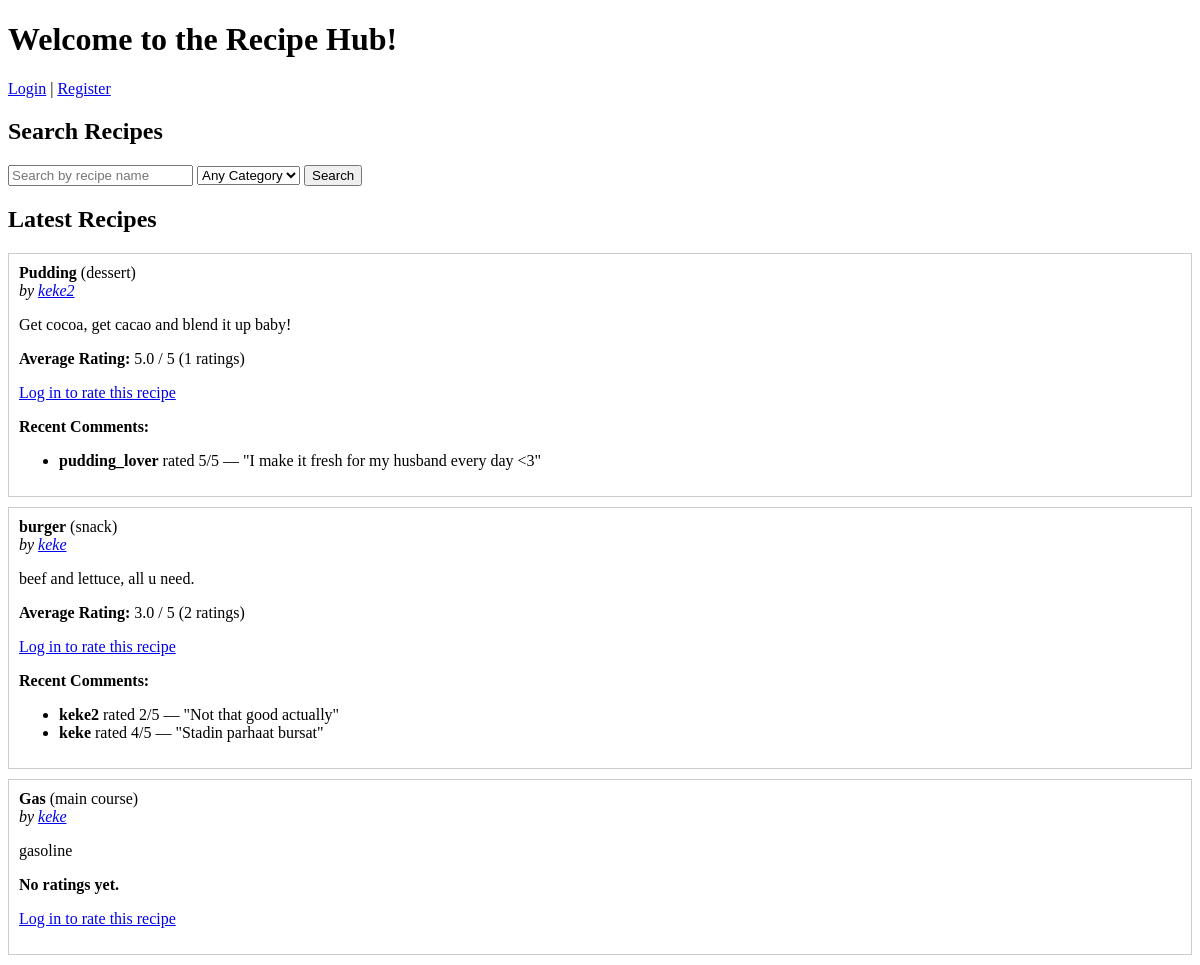
Page /main on the earlier database version.
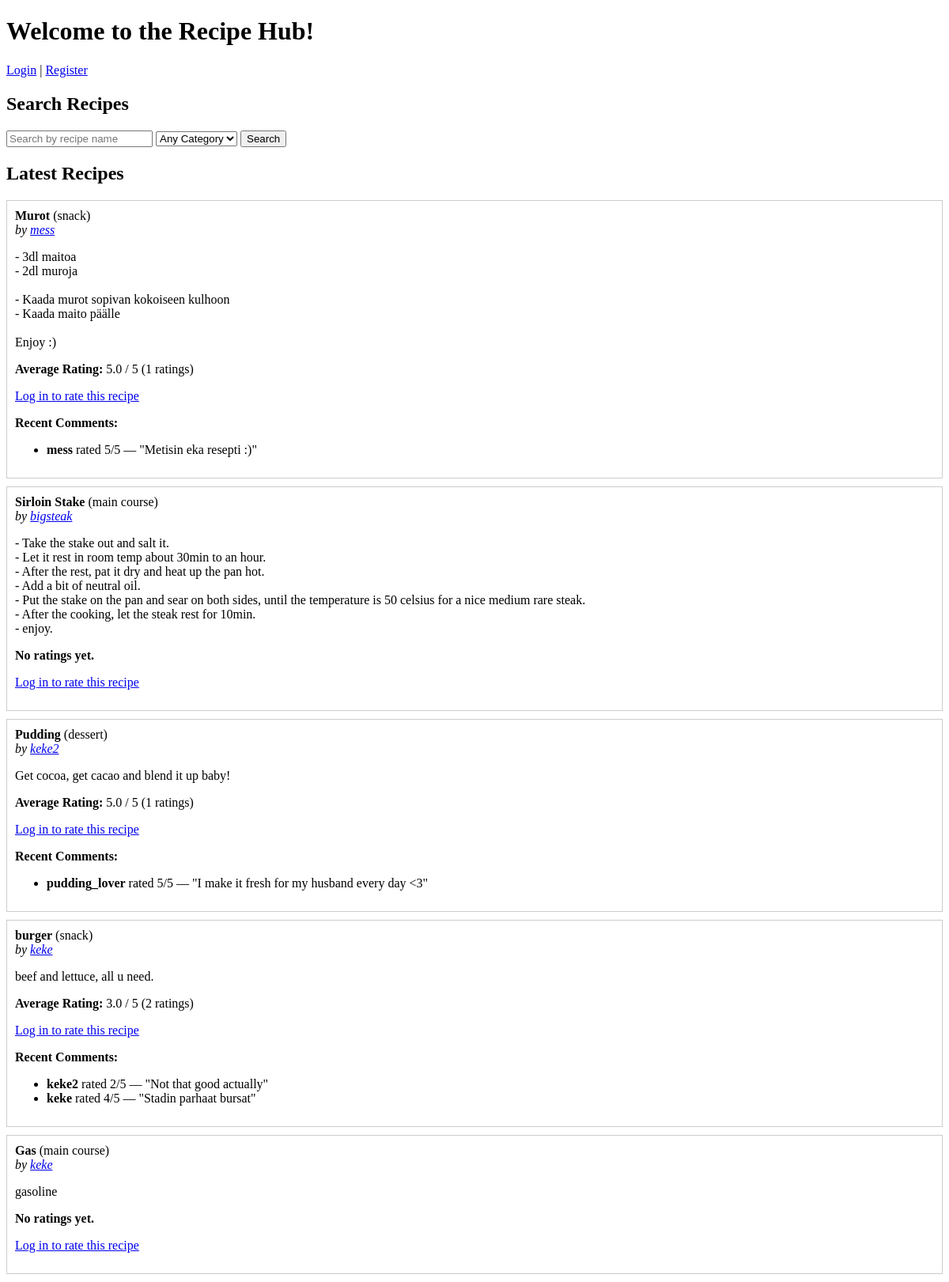
Same page on the later database version.
### tables this page shows
CREATE TABLE recipes (
                id INTEGER PRIMARY KEY AUTOINCREMENT,
                username TEXT NOT NULL,
                title TEXT NOT NULL,
                instructions TEXT NOT NULL,
                category TEXT NOT NULL
            );

CREATE TABLE ratings (
                id INTEGER PRIMARY KEY AUTOINCREMENT,
                recipe_id INTEGER NOT NULL,
                username TEXT NOT NULL,
                rating INTEGER NOT NULL,
                comment TEXT,
                FOREIGN KEY (recipe_id) REFERENCES recipes(id),
                FOREIGN KEY (username) REFERENCES users(username)
            );

### app.py (the view, shortened to what this page needs)
@app.route("/main", methods=["GET", "POST"])
def main_page():
    search_term = request.args.get("search", "")
    selected_category = request.args.get("category", "any")
    username = session.get("username")
    with sqlite3.connect("database.db") as conn:
        cursor = conn.cursor()
        if selected_category != "any":
            cursor.execute("""
                SELECT id, username, title, instructions, category
                FROM recipes
                WHERE title LIKE ? AND category = ?
                ORDER BY id DESC
            """, ('%' + search_term + '%', selected_category))
        else:
            cursor.execute("""
                SELECT id, username, title, instructions, category
                FROM recipes
                WHERE title LIKE ?
                ORDER BY id DESC
            """, ('%' + search_term + '%',))
        recent_recipes = cursor.fetchall()
        ratings_data = {}
        for recipe in recent_recipes:
            recipe_id = recipe[0]
            cursor.execute("SELECT AVG(rating), COUNT(*) FROM ratings WHERE recipe_id = ?", (recipe_id,))
            avg_rating, count = cursor.fetchone()
            cursor.execute("SELECT username, rating, comment FROM ratings WHERE recipe_id = ? ORDER BY id DESC LIMIT 3", (recipe_id,))
            comments = cursor.fetchall()
            ratings_data[recipe_id] = {
                "avg": round(avg_rating, 1) if avg_rating else None,
                "count": count,
                "comments": comments
            }
    return render_template("main.html", recent_recipes=recent_recipes, username=username, search_term=search_term, ratings_data=ratings_data, csrf_token=get_csrf_token(), selected_category=selected_category)

### app.py (called while the page is built)
def get_csrf_token():
    if "csrf_token" not in session:
        session["csrf_token"] = secrets.token_hex(16)
    return session["csrf_token"]

### templates/main.html (shortened to what this page needs)
<!DOCTYPE html>
<html>
<head>
</head>
<body>
    <h1>Welcome to the Recipe Hub!</h1>
    {% if username %}
        <p>Hello, {{ username }}!</p>
        <form action="{{ url_for('home') }}" method="get">
            <button type="submit">Go to Your Profile</button>
        </form>
        <p><a href="{{ url_for('logout') }}">Logout</a></p>
    {% else %}
        <p><a href="{{ url_for('login') }}">Login</a> | <a href="{{ url_for('register') }}">Register</a></p>
    {% endif %}
	<h2>Search Recipes</h2>
<form method="get" action="{{ url_for('main_page') }}">
    <input type="text" name="search" placeholder="Search by recipe name" value="{{ search_term }}">
    <select name="category">
        <option value="any" {% if selected_category == "any" %}selected{% endif %}>Any Category</option>
    </select>
    <button type="submit">Search</button>
</form>
    <h2>Latest Recipes</h2>
{% for id, user, title, instructions, category in recent_recipes %}
    <div style="border: 1px solid #ccc; padding: 10px; margin: 10px 0;">
        <strong>{{ title }}</strong> ({{ category }})<br>
        <em>by <a href="{{ url_for('profile', username=user) }}">{{ user }}</a></em>
        <p>{{ instructions.replace('\n', '<br>')|safe }}</p>
        {% set rating = ratings_data[id] %}
        {% if rating.avg %}
            <p><strong>Average Rating:</strong> {{ rating.avg }} / 5 ({{ rating.count }} ratings)</p>
        {% else %}
            <p><strong>No ratings yet.</strong></p>
        {% endif %}
        {% if username %}
            <form method="POST">
				<input type="hidden" name="csrf_token" value="{{ csrf_token }}">
                <input type="hidden" name="recipe_id" value="{{ id }}">
                <label for="rating">Rate (1–5):</label>
                <select name="rating" required>
                    {% for i in range(1, 6) %}
                        <option value="{{ i }}">{{ i }}</option>
                    {% endfor %}
                </select><br>
                <label for="comment">Comment (optional):</label><br>
                <input type="text" name="comment" maxlength="120" style="width: 80%;"><br><br>
                <button type="submit">Submit Rating</button>
            </form>
        {% else %}
            <p><a href="{{ url_for('login') }}">Log in to rate this recipe</a></p>
        {% endif %}
        {% if rating.comments %}
            <p><strong>Recent Comments:</strong></p>
            <ul>
                {% for uname, r, c in rating.comments %}
                    <li><strong>{{ uname }}</strong> rated {{ r }}/5 — "{{ c }}"</li>
                {% endfor %}
            </ul>
        {% endif %}
    </div>
{% else %}
    <p>No recipes found.</p>
{% endfor %}
</body>
</html>

Differences in the rows shown:
added recipes: title "Murot", category "snack", username "mess", replace "- 3dl maitoa - 2dl muroja - Kaada murot sopivan kokoiseen kulhoon - Kaada maito päälle Enjoy :)", avg "5.0", count "1"
added ratings: username "mess", rating "5", comment "Metisin eka resepti :)", shown under "Murot"
added recipes: title "Sirloin Stake", category "main course", username "bigsteak", replace "- Take the stake out and salt it. - Let it rest in room temp about 30min to an hour. - After the rest, pat it dry and heat up the pan hot. - Add a bit of neutral oil. - Put the stake on the pan and sear on both sides, until the temperature is 50 celsius for a nice medium rare steak. - After the cooking, let the steak rest for 10min. - enjoy.", shows "No ratings yet."
